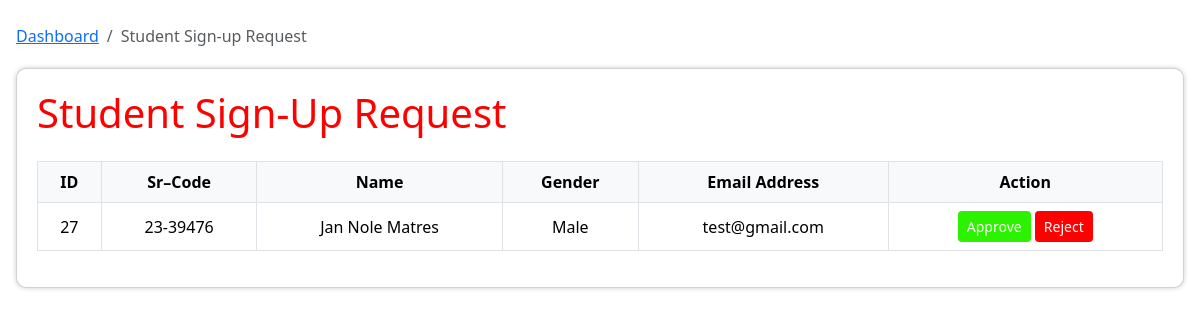
The page /request_student.php on the database as committed earlier.
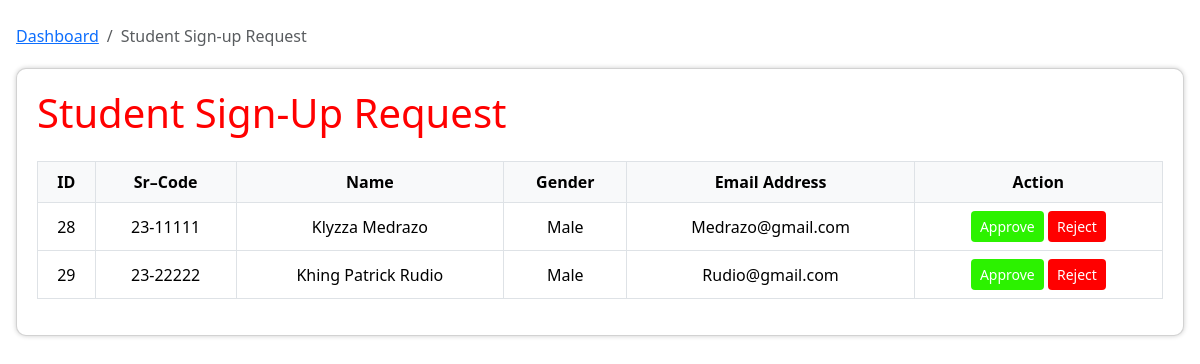
The same page on the database as committed later.
### tables this page shows
CREATE TABLE `students` (
  `student_id` int(11) NOT NULL,
  `user_id` int(11) NOT NULL,
  `sphoto` varchar(255) DEFAULT NULL,
  `sr_code` varchar(50) NOT NULL,
  `first_name` varchar(50) NOT NULL,
  `last_name` varchar(50) NOT NULL,
  `gender` enum('Male','Female','Prefer not to say') NOT NULL,
  `username` varchar(50) NOT NULL,
  `email_address` varchar(255) NOT NULL,
  `pass` varchar(255) NOT NULL,
  `is_verified` varchar(50) NOT NULL DEFAULT 'Pending'
);

### request_student.php (the view, shortened to what this page needs)
<?php
$db = new Database();
$conn = $db->conn;
$query = "SELECT student_id, sr_code, first_name, last_name, gender, email_address
          FROM students s
          JOIN users u ON s.user_id = u.user_id
          WHERE s.is_verified = 'Pending'";
$result = $conn->query($query);
?>
<!DOCTYPE html>
<html lang="en">
<head>
  <link href="https://cdn.jsdelivr.net/npm/bootstrap@5.3.3/dist/css/bootstrap.min.css" rel="stylesheet">
  <link href="https://cdn.jsdelivr.net/npm/bootstrap-icons@1.10.5/font/bootstrap-icons.css" rel="stylesheet">
</head>
<body>
<div class="container-custom mx-auto px-3">
  <nav aria-label="breadcrumb" class="mt-4">
    <ol class="breadcrumb">
      <li class="breadcrumb-item"><a href="admin_dashboard.php">Dashboard</a></li>
      <li class="breadcrumb-item active" aria-current="page">Student Sign-up Request</li>
    </ol>
  </nav>
  <div class="card card-custom">
    <div class="mb-3">
      <h3 class="section-title">Student Sign-Up Request</h3>
    </div>
    <div class="table-responsive">
      <table class="table table-bordered">
        <thead>
          <tr>
            <th>ID</th>
            <th>Sr–Code</th>
            <th>Name</th>
            <th>Gender</th>
            <th>Email Address</th>
            <th>Action</th>
          </tr>
        </thead>
        <tbody>
          <?php if ($result && $result->num_rows > 0): ?>
            <?php while ($row = $result->fetch_assoc()): ?>
              <tr>
                <td><?= $row['student_id'] ?></td>
                <td><?= htmlspecialchars($row['sr_code']) ?></td>
                <td><?= htmlspecialchars($row['first_name'] . ' ' . $row['last_name']) ?></td>
                <td><?= htmlspecialchars($row['gender']) ?></td>
                <td><?= htmlspecialchars($row['email_address']) ?></td>
                <td>
                  <form method="POST" style="display:inline-block;">
                    <button type="submit" name="action" value="approve" class="btn btn-sm btn-approve">Approve</button>
                  </form>
                  <form method="POST" style="display:inline-block;">
                    <button type="submit" name="action" value="reject" class="btn btn-sm btn-reject">Reject</button>
                  </form>
                </td>
              </tr>
            <?php endwhile; ?>
          <?php else: ?>
            <tr><td colspan="6">No pending requests.</td></tr>
          <?php endif; ?>
        </tbody>
      </table>
    </div>
  </div>
</div>
</body>
</html>

### request_student.php (style rules this page uses)
.container-custom { max-width: 1350px; width: 100%; }
.card-custom { border-radius: 10px; box-shadow: 0 0 5px rgba(0, 0, 0, 0.2); padding: 20px; margin-top: 20px; }
.table th, .table td { vertical-align: middle; text-align: center; }
.table th { background-color: #f8f9fa; }
.btn-approve { background-color: #2CF200; color: white; }
.btn-reject { background-color: #FF0000; color: white; }
.section-title { font-size: 40px; font-weight: 500; color: red; }

Rows that differ between the two databases and show on the page:
removed students: student_id "27", sr_code "23-39476", first_name+last_name "Jan Nole Matres", gender "Male", email_address "test@gmail.com"
added students: student_id "28", sr_code "23-11111", first_name+last_name "Klyzza Medrazo", gender "Male", email_address "Medrazo@gmail.com"
added students: student_id "29", sr_code "23-22222", first_name+last_name "Khing Patrick Rudio", gender "Male", email_address "Rudio@gmail.com"
